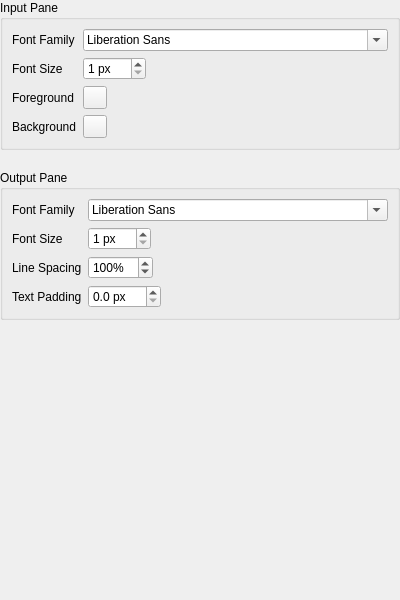
<?xml version="1.0" encoding="UTF-8"?>
<ui version="4.0">
 <class>SettingsAppearance</class>
 <widget class="QWidget" name="SettingsAppearance">
  <property name="geometry">
   <rect>
    <x>0</x>
    <y>0</y>
    <width>400</width>
    <height>600</height>
   </rect>
  </property>
  <property name="windowTitle">
   <string>Form</string>
  </property>
  <layout class="QVBoxLayout" name="verticalLayout">
   <property name="spacing">
    <number>20</number>
   </property>
   <property name="leftMargin">
    <number>0</number>
   </property>
   <property name="topMargin">
    <number>0</number>
   </property>
   <property name="rightMargin">
    <number>0</number>
   </property>
   <property name="bottomMargin">
    <number>0</number>
   </property>
   <item>
    <widget class="QGroupBox" name="inputGroup">
     <property name="title">
      <string>Input Pane</string>
     </property>
     <layout class="QFormLayout" name="formLayout_3">
      <item row="0" column="0">
       <widget class="QLabel" name="InputFont_label">
        <property name="text">
         <string>Font Family</string>
        </property>
        <property name="buddy">
         <cstring>InputFont</cstring>
        </property>
       </widget>
      </item>
      <item row="0" column="1">
       <widget class="QFontComboBox" name="InputFont"/>
      </item>
      <item row="1" column="0">
       <widget class="QLabel" name="InputFontSize_label">
        <property name="text">
         <string>Font Size</string>
        </property>
        <property name="buddy">
         <cstring>InputFontSize</cstring>
        </property>
       </widget>
      </item>
      <item row="1" column="1">
       <widget class="QSpinBox" name="InputFontSize">
        <property name="sizePolicy">
         <sizepolicy hsizetype="Fixed" vsizetype="Fixed">
          <horstretch>0</horstretch>
          <verstretch>0</verstretch>
         </sizepolicy>
        </property>
        <property name="suffix">
         <string> px</string>
        </property>
        <property name="minimum">
         <number>1</number>
        </property>
        <property name="maximum">
         <number>200</number>
        </property>
       </widget>
      </item>
      <item row="2" column="0">
       <widget class="QLabel" name="InputForeground_label">
        <property name="text">
         <string>Foreground</string>
        </property>
        <property name="buddy">
         <cstring>InputForeground</cstring>
        </property>
       </widget>
      </item>
      <item row="2" column="1">
       <widget class="ColorPickerButton" name="InputForeground">
        <property name="baseSize">
         <size>
          <width>20</width>
          <height>20</height>
         </size>
        </property>
        <property name="text">
         <string/>
        </property>
       </widget>
      </item>
      <item row="3" column="0">
       <widget class="QLabel" name="InputBackground_label">
        <property name="text">
         <string>Background</string>
        </property>
        <property name="buddy">
         <cstring>InputBackground</cstring>
        </property>
       </widget>
      </item>
      <item row="3" column="1">
       <widget class="ColorPickerButton" name="InputBackground">
        <property name="baseSize">
         <size>
          <width>20</width>
          <height>20</height>
         </size>
        </property>
        <property name="text">
         <string/>
        </property>
       </widget>
      </item>
     </layout>
    </widget>
   </item>
   <item>
    <widget class="QGroupBox" name="outputGroup">
     <property name="title">
      <string>Output Pane</string>
     </property>
     <layout class="QFormLayout" name="formLayout_2">
      <item row="0" column="0">
       <widget class="QLabel" name="OutputFont_label">
        <property name="text">
         <string>Font Family</string>
        </property>
        <property name="buddy">
         <cstring>OutputFont</cstring>
        </property>
       </widget>
      </item>
      <item row="0" column="1">
       <widget class="QFontComboBox" name="OutputFont"/>
      </item>
      <item row="1" column="0">
       <widget class="QLabel" name="OutputFontSize_label">
        <property name="text">
         <string>Font Size</string>
        </property>
        <property name="buddy">
         <cstring>OutputFontSize</cstring>
        </property>
       </widget>
      </item>
      <item row="1" column="1">
       <widget class="QSpinBox" name="OutputFontSize">
        <property name="sizePolicy">
         <sizepolicy hsizetype="Fixed" vsizetype="Fixed">
          <horstretch>0</horstretch>
          <verstretch>0</verstretch>
         </sizepolicy>
        </property>
        <property name="suffix">
         <string> px</string>
        </property>
        <property name="minimum">
         <number>1</number>
        </property>
        <property name="maximum">
         <number>200</number>
        </property>
       </widget>
      </item>
      <item row="2" column="0">
       <widget class="QLabel" name="OutputLineSpacing_label">
        <property name="text">
         <string>Line Spacing</string>
        </property>
        <property name="buddy">
         <cstring>OutputLineSpacing</cstring>
        </property>
       </widget>
      </item>
      <item row="2" column="1">
       <widget class="QSpinBox" name="OutputLineSpacing">
        <property name="sizePolicy">
         <sizepolicy hsizetype="Fixed" vsizetype="Fixed">
          <horstretch>0</horstretch>
          <verstretch>0</verstretch>
         </sizepolicy>
        </property>
        <property name="suffix">
         <string>%</string>
        </property>
        <property name="minimum">
         <number>50</number>
        </property>
        <property name="maximum">
         <number>1000</number>
        </property>
        <property name="value">
         <number>100</number>
        </property>
       </widget>
      </item>
      <item row="3" column="0">
       <widget class="QLabel" name="OutputPadding_label">
        <property name="text">
         <string>Text Padding</string>
        </property>
        <property name="buddy">
         <cstring>OutputPadding</cstring>
        </property>
       </widget>
      </item>
      <item row="3" column="1">
       <widget class="QDoubleSpinBox" name="OutputPadding">
        <property name="sizePolicy">
         <sizepolicy hsizetype="Fixed" vsizetype="Fixed">
          <horstretch>0</horstretch>
          <verstretch>0</verstretch>
         </sizepolicy>
        </property>
        <property name="suffix">
         <string> px</string>
        </property>
        <property name="decimals">
         <number>1</number>
        </property>
       </widget>
      </item>
     </layout>
    </widget>
   </item>
   <item>
    <spacer name="verticalSpacer">
     <property name="orientation">
      <enum>Qt::Orientation::Vertical</enum>
     </property>
     <property name="sizeType">
      <enum>QSizePolicy::Policy::Preferred</enum>
     </property>
     <property name="sizeHint" stdset="0">
      <size>
       <width>20</width>
       <height>4000</height>
      </size>
     </property>
    </spacer>
   </item>
  </layout>
 </widget>
 <customwidgets>
  <customwidget>
   <class>ColorPickerButton</class>
   <extends>QToolButton</extends>
   <header>colorpickerbutton.h</header>
  </customwidget>
 </customwidgets>
 <resources/>
 <connections/>
</ui>
